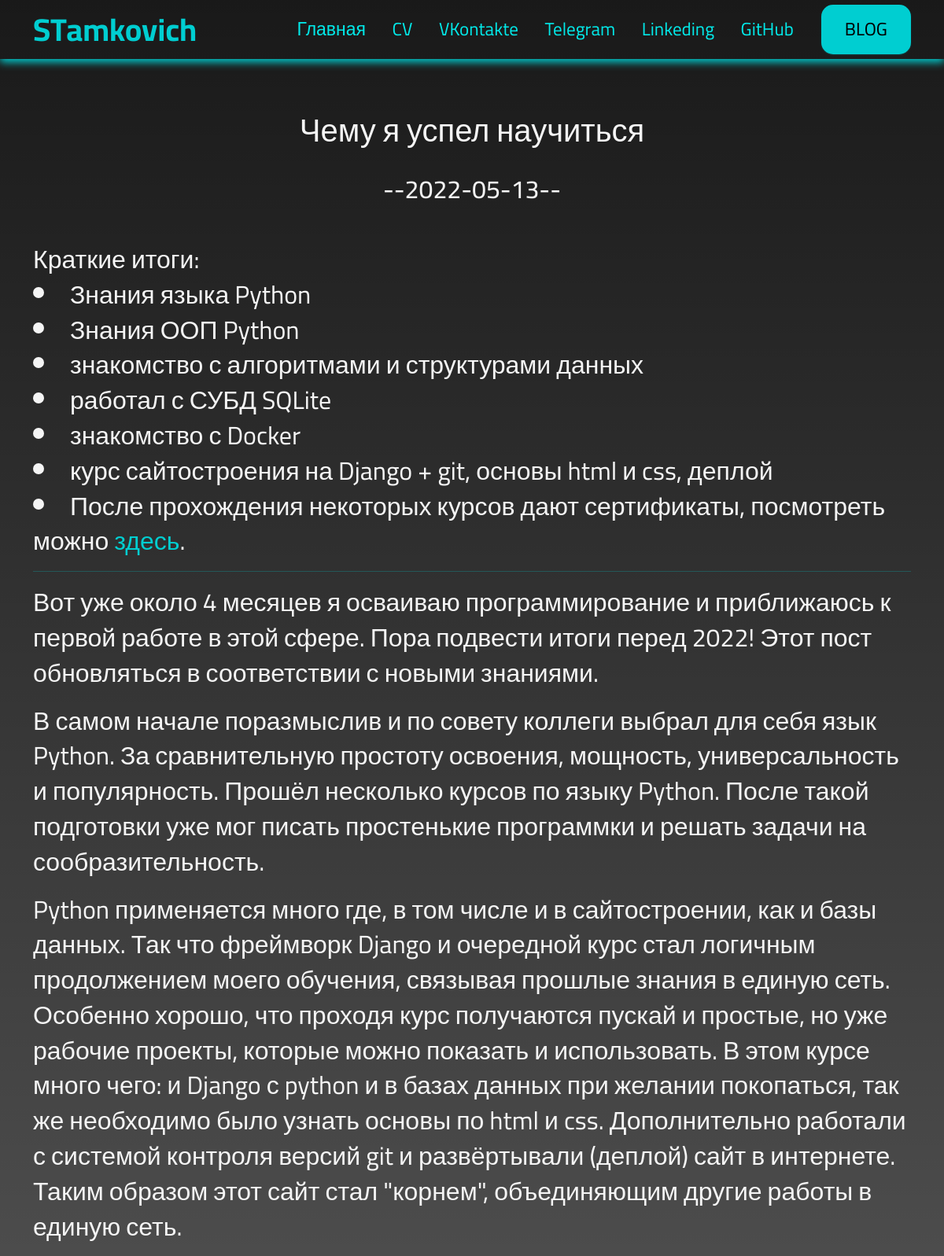
Screenshot of /blog/chemu-ya-uspel-nauchitsya/ with the database file from the repository.
### blog/models.py (models this page shows, shortened)
class Blog(models.Model):
    title_post = models.CharField("Название поста", max_length=200)
    post_info = models.TextField("Информация")
    date = models.DateField(null=True)
    slug = models.SlugField(default='', null=False)

### blog/views.py (the view)
# urls.py: path('<slug:slug>/', views.ShowDetailBlog.as_view(), name='detail-post'),
class ShowDetailBlog(DetailView):
    template_name = 'blog/detail.html'
    model = Blog
    context_object_name = 'blog'

### blog/templates/blog/detail.html (shortened to what this page needs)
{% extends 'portfolio/base.html' %}
{% load static %}
{% block content %}
    <br>
    <br>
    <br>
    <h1 class="info-post">{{ blog.title_post }} </h1>
    <br>
    <h5 class="text-center text-muted mb-5">{{ blog.date|date:'--Y-m-d--'|upper }}</h5>
    <div class="text-center"><p>{{ blog.post_info|safe }}</p></div>
{% endblock %}

### portfolio/static/portfolio/css/custom.css (style rules this page uses)
body { background: linear-gradient(rgba(0,0,0,0.9), rgba(0,0,0,0.7)), url(background.jpg) no-repeat; position: relative; font-family: 'Cairo', sans-serif; font-size: 16px; line-height: 1.4; min-width: 320px; overflow-x: hidden; height: auto; color: whitesmoke; background-size: cover; background-attachment: fixed; }
a { text-decoration: none; }
.text-center { font-size: 2.0rem; text-align: center; }
.info-post { text-align: center; font-family: 'Cairo', sans-serif; font-size: 2.5rem; color: whitesmoke; top: 200px; }

### rows the page displays
Blog: title_post "Чему я успел научиться", date "--2022-05-13--", post_info "Краткие итоги: Знания языка Python Знания ООП Python знакомство с алгоритмами и структурами данных работал с СУБД SQLite знакомство с Docker курс сайтостроения на Django + git, основы html и css, деплой После прохождения некоторых курсов дают сертификаты, посмотреть можно здесь . Вот уже около 4 месяцев я осваиваю программирование и приближаюсь к первой работе в этой сфере. Пора подвести итоги перед 2022! Этот пост обновляться в соответствии с новыми знаниями. В самом начале поразмыслив и по совету коллеги выбрал для себя язык Python. За сравнительную простоту освоения, мощность, универсальность и популярность. Прошёл несколько курсов по языку Python. После такой подготовки уже мог писать…"
